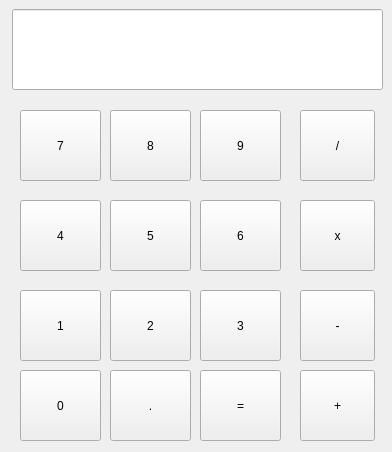
<?xml version="1.0" encoding="UTF-8"?>
<ui version="4.0">
 <class>Form</class>
 <widget class="QWidget" name="Form">
  <property name="geometry">
   <rect>
    <x>0</x>
    <y>0</y>
    <width>392</width>
    <height>452</height>
   </rect>
  </property>
  <property name="windowTitle">
   <string>Form</string>
  </property>
  <property name="styleSheet">
   <string notr="true">font: 15pt &quot;MS Shell Dlg 2&quot;;</string>
  </property>
  <widget class="QLineEdit" name="lineEdit">
   <property name="geometry">
    <rect>
     <x>12</x>
     <y>9</y>
     <width>371</width>
     <height>81</height>
    </rect>
   </property>
  </widget>
  <widget class="QPushButton" name="seven">
   <property name="geometry">
    <rect>
     <x>20</x>
     <y>110</y>
     <width>81</width>
     <height>71</height>
    </rect>
   </property>
   <property name="text">
    <string>7</string>
   </property>
  </widget>
  <widget class="QPushButton" name="eight">
   <property name="geometry">
    <rect>
     <x>110</x>
     <y>110</y>
     <width>81</width>
     <height>71</height>
    </rect>
   </property>
   <property name="text">
    <string>8</string>
   </property>
  </widget>
  <widget class="QPushButton" name="nine">
   <property name="geometry">
    <rect>
     <x>200</x>
     <y>110</y>
     <width>81</width>
     <height>71</height>
    </rect>
   </property>
   <property name="text">
    <string>9</string>
   </property>
  </widget>
  <widget class="QPushButton" name="six">
   <property name="geometry">
    <rect>
     <x>200</x>
     <y>200</y>
     <width>81</width>
     <height>71</height>
    </rect>
   </property>
   <property name="text">
    <string>6</string>
   </property>
  </widget>
  <widget class="QPushButton" name="four">
   <property name="geometry">
    <rect>
     <x>20</x>
     <y>200</y>
     <width>81</width>
     <height>71</height>
    </rect>
   </property>
   <property name="text">
    <string>4</string>
   </property>
  </widget>
  <widget class="QPushButton" name="five">
   <property name="geometry">
    <rect>
     <x>110</x>
     <y>200</y>
     <width>81</width>
     <height>71</height>
    </rect>
   </property>
   <property name="text">
    <string>5</string>
   </property>
  </widget>
  <widget class="QPushButton" name="two">
   <property name="geometry">
    <rect>
     <x>110</x>
     <y>290</y>
     <width>81</width>
     <height>71</height>
    </rect>
   </property>
   <property name="text">
    <string>2</string>
   </property>
  </widget>
  <widget class="QPushButton" name="three">
   <property name="geometry">
    <rect>
     <x>200</x>
     <y>290</y>
     <width>81</width>
     <height>71</height>
    </rect>
   </property>
   <property name="text">
    <string>3</string>
   </property>
  </widget>
  <widget class="QPushButton" name="one">
   <property name="geometry">
    <rect>
     <x>20</x>
     <y>290</y>
     <width>81</width>
     <height>71</height>
    </rect>
   </property>
   <property name="text">
    <string>1</string>
   </property>
  </widget>
  <widget class="QPushButton" name="divide">
   <property name="geometry">
    <rect>
     <x>300</x>
     <y>110</y>
     <width>75</width>
     <height>71</height>
    </rect>
   </property>
   <property name="text">
    <string>/</string>
   </property>
  </widget>
  <widget class="QPushButton" name="multiply">
   <property name="geometry">
    <rect>
     <x>300</x>
     <y>200</y>
     <width>75</width>
     <height>71</height>
    </rect>
   </property>
   <property name="text">
    <string>x</string>
   </property>
  </widget>
  <widget class="QPushButton" name="zero">
   <property name="geometry">
    <rect>
     <x>20</x>
     <y>370</y>
     <width>81</width>
     <height>71</height>
    </rect>
   </property>
   <property name="text">
    <string>0</string>
   </property>
  </widget>
  <widget class="QPushButton" name="equal">
   <property name="geometry">
    <rect>
     <x>200</x>
     <y>370</y>
     <width>81</width>
     <height>71</height>
    </rect>
   </property>
   <property name="text">
    <string>=</string>
   </property>
  </widget>
  <widget class="QPushButton" name="point">
   <property name="geometry">
    <rect>
     <x>110</x>
     <y>370</y>
     <width>81</width>
     <height>71</height>
    </rect>
   </property>
   <property name="text">
    <string>.</string>
   </property>
  </widget>
  <widget class="QPushButton" name="subtract">
   <property name="geometry">
    <rect>
     <x>300</x>
     <y>290</y>
     <width>75</width>
     <height>71</height>
    </rect>
   </property>
   <property name="text">
    <string>-</string>
   </property>
  </widget>
  <widget class="QPushButton" name="add">
   <property name="geometry">
    <rect>
     <x>300</x>
     <y>370</y>
     <width>75</width>
     <height>71</height>
    </rect>
   </property>
   <property name="text">
    <string>+</string>
   </property>
  </widget>
 </widget>
 <resources/>
 <connections/>
</ui>
